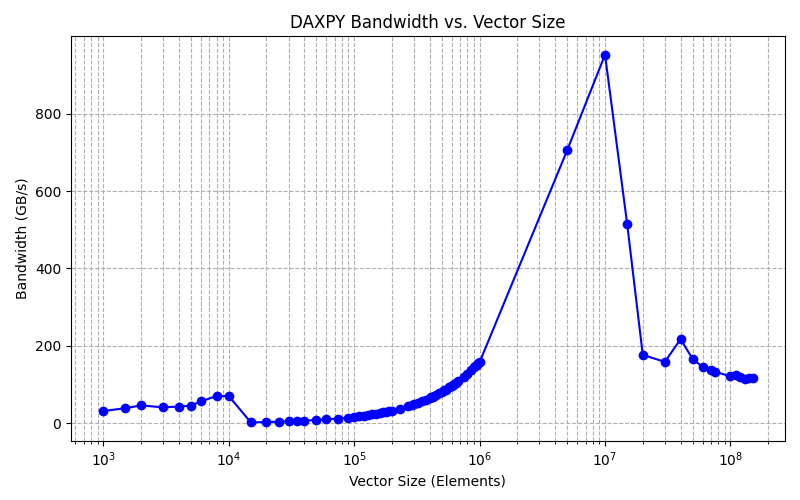

Reproduce this figure in Python.
import matplotlib.pyplot as plt
import csv

sizes = []
bandwidths = []

with open("daxpy_scale_results.csv") as f:
    reader = csv.DictReader(f)
    for row in reader:
        sizes.append(int(row["Size"]))
        bandwidths.append(float(row["Bandwidth (GB/s)"]))

plt.figure(figsize=(8, 5))
plt.plot(sizes, bandwidths, marker='o', linestyle='-', color='blue')
plt.xscale("log")
plt.xlabel("Vector Size (Elements)")
plt.ylabel("Bandwidth (GB/s)")
plt.title("DAXPY Bandwidth vs. Vector Size")
plt.grid(True, which='both', linestyle='--')
plt.tight_layout()
plt.savefig("plot_daxpy_scale.png")
plt.show()